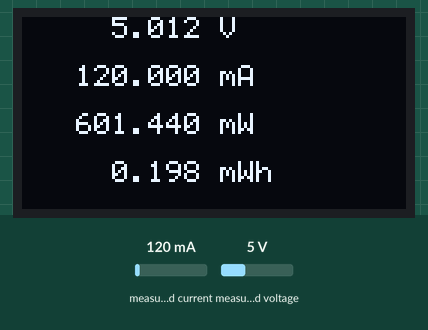
Bench run of a sketch on a simulated Arduino Uno, built with avr-gcc and run on an emulated ATmega328P. Shown: 128×64 one-colour display. The inputs (shaded band) are chosen by the test bench; at power-on: measured voltage 5 V, measured current 120 mA. Storage starts empty.

Above: at 1.2 s.
1.3 s: measured voltage set to 0.3 V
At 1.44 s:
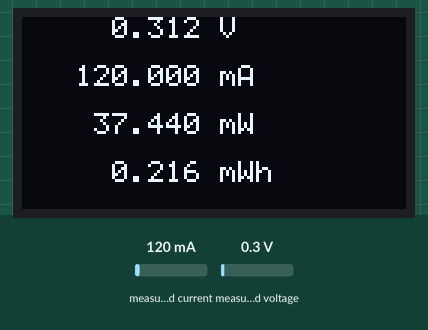
2.9 s: measured current set to 40 mA
At 4.31 s:
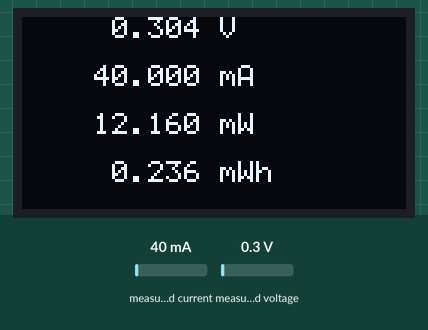
4.4 s: measured current set to 500 mA
At 4.9 s:
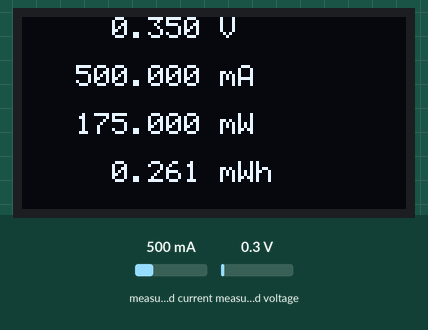
5.9 s: measured voltage set to 3.8 V
At 6.9 s:
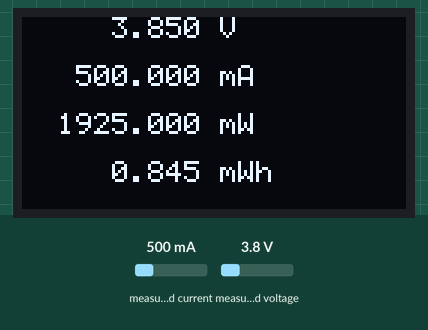

The sketch:

DataLogger.ino
```cpp
/**
 * @file DataLogger_extended.ino
 * @brief INA219-based datalogger with SSD1306 OLED and MicroSD logging.
 *        Logs every 3 minutes and timestamps entries as seconds since boot, writes to SD.
 * @date 10/06/2025
 */
#include <Wire.h>
#include <Adafruit_INA219.h>
#include <SSD1306AsciiAvrI2c.h>
#include <SdFat.h>

#define MS_PER_HOUR     3600000.0F  ///< Millis per hour
#define LOG_INTERVAL_MS 180000      ///< 3 minutes in milliseconds

volatile boolean timerOccurred = false;

#define OLED_RESET 4
SSD1306AsciiAvrI2c display;

Adafruit_INA219 ina219;
float current_mA    = 0.0F;
float loadvoltage_V = 0.0F;
float power_mW      = 0.0F;
float energy_mWh    = 0.0F;
unsigned long msSinceBoot = 0;

#define CHIPSELECT 10
SdFat32 sd;
File32 outputFile;

static void displayline(const float value, const uint8_t line, const char unit[]);
static void ina219values();
static void writeFile();

void setup() {
    // Disable ADC & comparator for power savings
    ADCSRA = 0;
    ACSR   = 0x80;

    // I2C & sensor init
    Wire.begin();
    ina219.begin();

    // SD card init
    sd.begin(CHIPSELECT);
    outputFile.open("DataLog.csv", O_WRITE | O_CREAT | O_TRUNC);
    // Update header to 'Seconds'
    outputFile.print("Seconds,Voltage,Current,Power,Energy\n");
    outputFile.sync();

    // OLED init
    display.begin(&Adafruit128x64, 0x3C, OLED_RESET);
    display.setFont(System5x7);
    display.clear();

    // Timer1 setup (~50ms intervals)
    cli();
    TCCR1A = 0;
    TCCR1B = 0;
    TCNT1  = 0;
    OCR1A  = 12499;
    TCCR1B |= (1 << WGM12);
    TCCR1B |= (0 << CS12) | (1 << CS11) | (1 << CS10);
    TIMSK1 |= (1 << OCIE1A);
    sei();
}

void loop() {
    static float prevI = 0, prevV = 0, prevP = 0, prevE = 0;
    static unsigned long lastLogMs = 0;

    if (timerOccurred) {
        timerOccurred = false;
        ina219values();
        if (loadvoltage_V != prevV) { displayline(loadvoltage_V, 0, PSTR("V")); prevV = loadvoltage_V; }
        if (current_mA     != prevI) { displayline(current_mA,   2, PSTR("mA")); prevI = current_mA; }
        if (power_mW       != prevP) { displayline(power_mW,     4, PSTR("mW")); prevP = power_mW; }
        if (energy_mWh     != prevE) { displayline(energy_mWh,   6, PSTR("mWh")); prevE = energy_mWh; }
    }

    // Every LOG_INTERVAL_MS, write to SD
    if ((msSinceBoot - lastLogMs) >= LOG_INTERVAL_MS) {
        writeFile();
        lastLogMs = msSinceBoot;
    }
}

ISR(TIMER1_COMPA_vect) {
    timerOccurred = true;
}

static void displayline(const float value, const uint8_t line, const char unit[]) {
    char buf[16] = {0};
    dtostrf(value, 10, 3, buf);
    strcat_P(buf, PSTR(" "));
    strcat_P(buf, unit);
    display.setCursor(0, line);
    display.print(buf);
}

static void ina219values() {
    static unsigned long prev_ms = 0;
    ina219.powerSave(false);
    float shunt_mV   = ina219.getShuntVoltage_mV();
    float bus_V      = ina219.getBusVoltage_V();
    current_mA       = ina219.getCurrent_mA();
    msSinceBoot      = millis();
    ina219.powerSave(true);

    loadvoltage_V = bus_V + (shunt_mV / 1000.0F);
    power_mW      = loadvoltage_V * current_mA;
    energy_mWh   += (power_mW * (msSinceBoot - prev_ms)) / MS_PER_HOUR;
    prev_ms       = msSinceBoot;
}

static void writeFile() {
    // Convert time to seconds since boot
    unsigned long totalSec = msSinceBoot / 1000;

    char line[64], vStr[16] = {0}, iStr[16] = {0}, pStr[16] = {0}, eStr[16] = {0};
    dtostrf(loadvoltage_V, 10, 3, vStr);
    dtostrf(current_mA,    10, 3, iStr);
    dtostrf(power_mW,      10, 3, pStr);
    dtostrf(energy_mWh,    10, 3, eStr);
    // Write seconds instead of HH:MM:SS
    sprintf_P(line, PSTR("%lu,%s,%s,%s,%s\n"), totalSec, vStr, iStr, pStr, eStr);

    // Write to SD
    outputFile.write(line);
    outputFile.sync();
}
```
